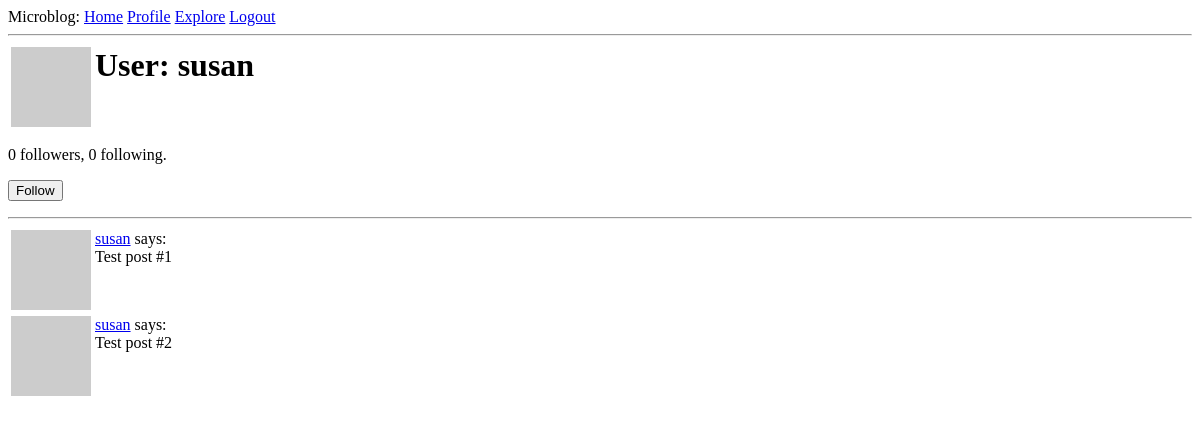
The page /user/susan (signed in) on the database as committed earlier.
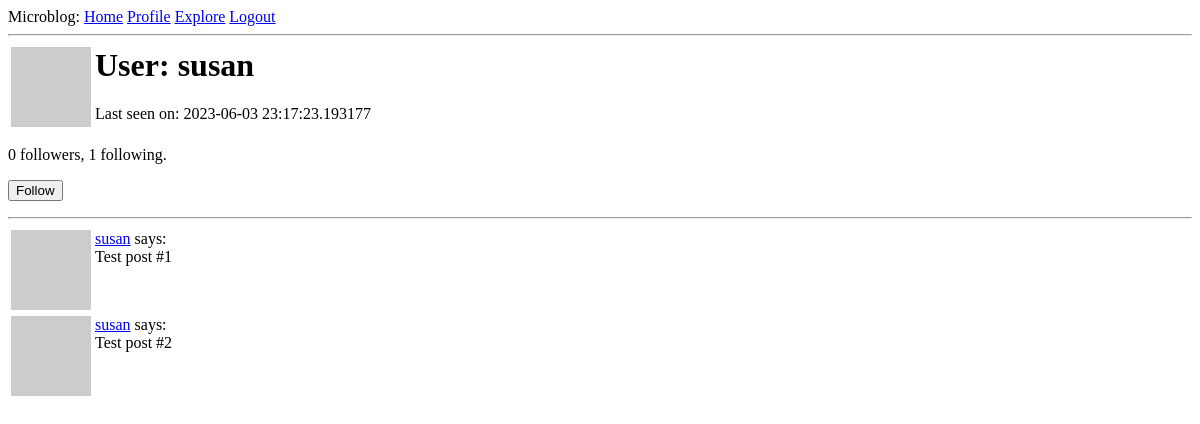
The same page on the database as committed later.
### app/models.py (models this page shows, shortened)
class User(UserMixin, db.Model):
    id = db.Column(db.Integer, primary_key=True)
    username = db.Column(db.String(64), index=True, unique=True)
    email = db.Column(db.String(120), index=True, unique=True)
    password_hash = db.Column(db.String(128))
    posts = db.relationship("Post", backref="author", lazy="dynamic")
    about_me = db.Column(db.String(140))
    last_seen = db.Column(db.DateTime, default=datetime.utcnow)
    followed = db.relationship(
        "User",
        secondary=followers,
        primaryjoin=(followers.c.follower_id == id),
        secondaryjoin=(followers.c.followed_id == id),
        backref=db.backref("followers", lazy="dynamic"),
        lazy="dynamic",
    )
    def avatar(self, size):
        digest = md5(self.email.lower().encode("utf-8")).hexdigest()
        return "https://www.gravatar.com/avatar/{}?d=identicon&s={}".format(
            digest, size
        )
    def is_following(self, user):
        return (
            self.followed.filter(followers.c.followed_id == user.id).count()
            > 0
        )

### app/routes.py (the view)
@app.route("/user/<username>")
@login_required
def user(username):
    user = User.query.filter_by(username=username).first_or_404()
    posts = [
        {"author": user, "body": "Test post #1"},
        {"author": user, "body": "Test post #2"},
    ]
    form = EmptyForm()
    return render_template("user.html", user=user, posts=posts, form=form)

### app/forms.py
class EmptyForm(FlaskForm):
    submit = SubmitField("Submit")

### app/models.py (called while the page is built)
@login.user_loader
def load_user(id):
    return User.query.get(int(id))

### app/routes.py (called while the page is built)
@app.before_request
def before_request():
    if current_user.is_authenticated:
        current_user.last_seen = datetime.utcnow()
        db.session.commit()

### app/templates/user.html (shortened to what this page needs)
{% extends 'base.html' %}
{% block content %}
  <table>
    <tr valign="top">
      <td>
        <img src="{{ user.avatar(128) }}" />
      </td>
      <td>
        <h1>User: {{ user.username }}</h1>
        {% if user.last_seen %}
          <p>Last seen on: {{ user.last_seen }}</p>
        {% endif %}
      </td>
    </tr>
  </table>
  <p>{{ user.followers.count() }} followers, {{ user.followed.count() }} following.</p>
  {% if user == current_user %}
    <p>
      <a href="{{ url_for('edit_profile') }}">Edit your profile</a>
    </p>
    {% elif not current_user.is_following(user) %}
    <p>
      <form action="{{ url_for('follow', username = user.username) }}" method="post">
        {{ form.submit(value = 'Follow') }}
      </form>
    </p>
  {% endif %}
  <hr />
  {% for post in posts %}
    {% include '_post.html' %}
  {% endfor %}
{% endblock %}

### app/templates/_post.html
<table>
  <tr valign="top">
    <td>
      <img src="{{ post.author.avatar(36) }}" />
    </td>
    <td>
      <a href="{{ url_for('user', username = post.author.username) }}">{{ post.author.username }}</a>
      says:<br />{{ post.body }}
    </td>
  </tr>
</table>

Rows that differ between the two databases and show on the page:
changed User "susan": last_seen (not shown) → "2023-06-03 23:17:23.193177"
Other text that changed with them:
{{ user.followed.count() }}: "0" → "1"
text now shown: "Last seen on:"
